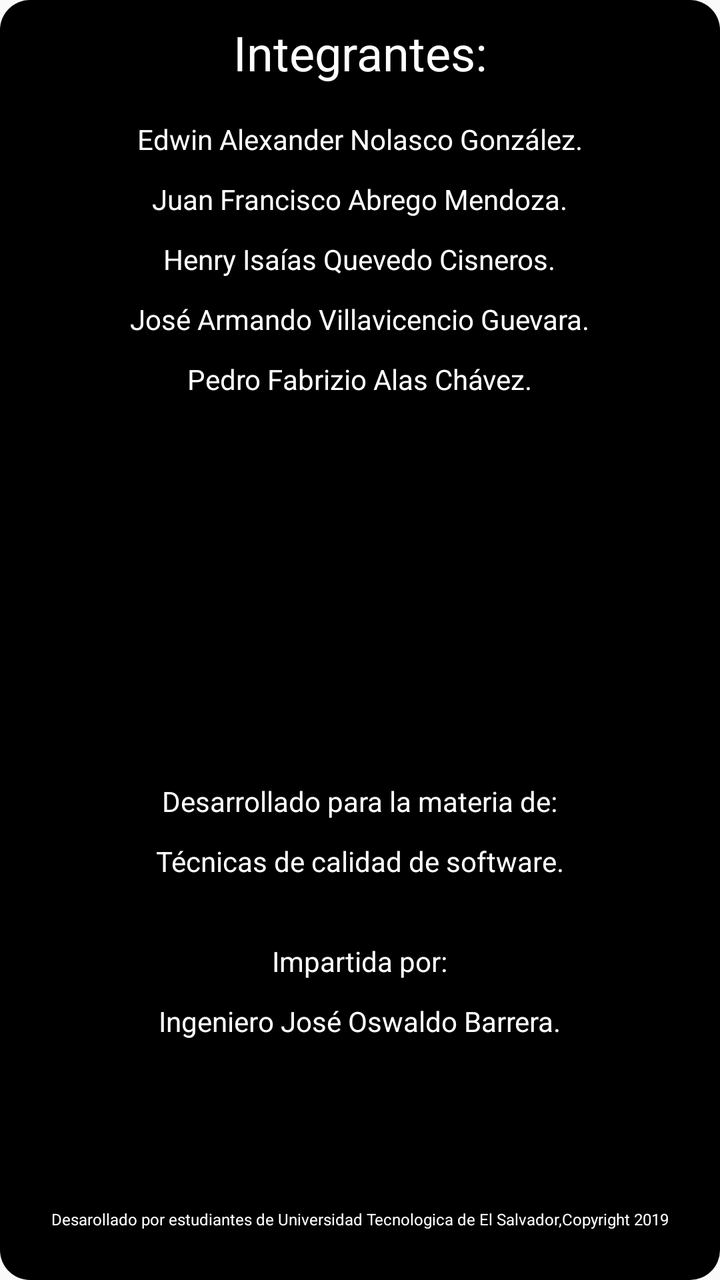
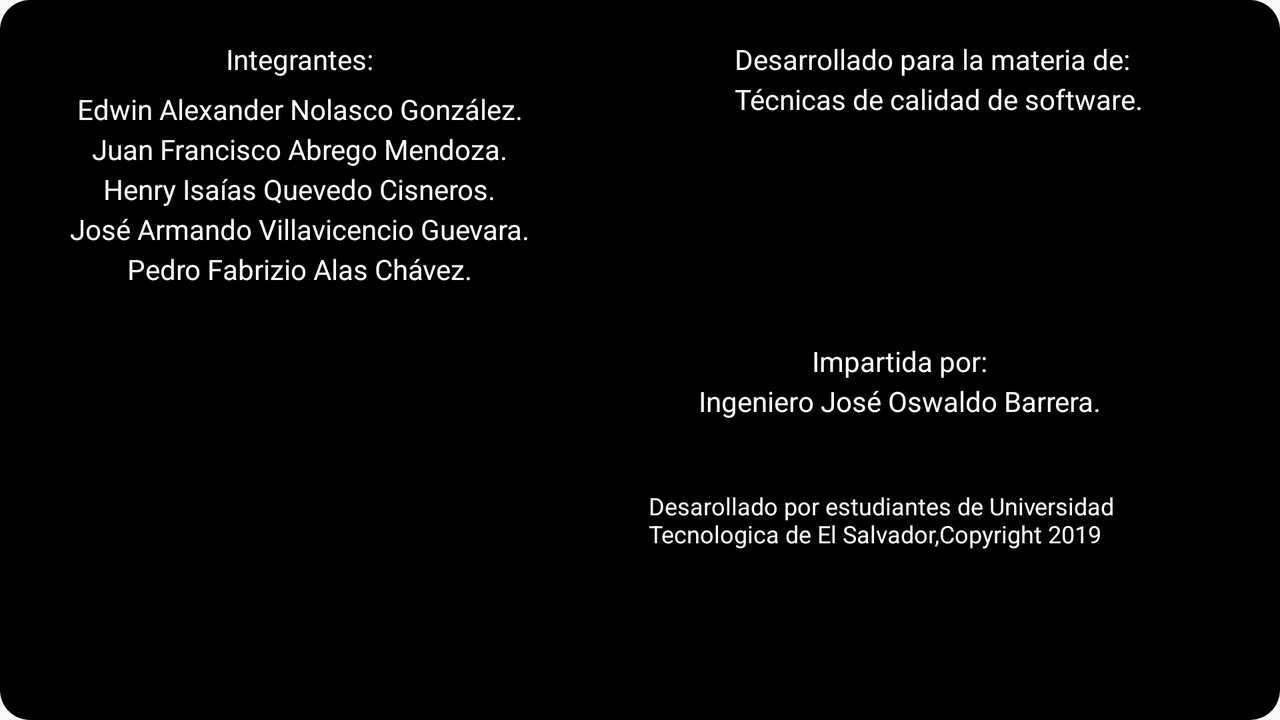

One screen, two layout resources from the same app: the default and the repository's alternative for another configuration. Each is rendered where Android would select it; the XML of both is given below.
<!-- AndroidManifest.xml: application theme AppTheme -->
<!-- res/layout/fragment_integrantes.xml -->
<?xml version="1.0" encoding="utf-8"?>
<RelativeLayout xmlns:android="http://schemas.android.com/apk/res/android"
    xmlns:tools="http://schemas.android.com/tools"
    android:layout_width="match_parent"
    android:layout_height="match_parent"
    android:background="@drawable/fragdesng"
    tools:context=".integrantes">

    

    <TextView
        android:id="@+id/textView2"
        android:layout_width="wrap_content"
        android:layout_height="wrap_content"
        android:layout_alignParentTop="true"
        android:layout_centerHorizontal="true"
        android:layout_marginTop="10dp"
        android:text="@string/integrantes"
        android:textColor="@color/colorLetra"
        android:textSize="24sp" />

    <TextView
        android:id="@+id/textView3"
        android:layout_width="wrap_content"
        android:layout_height="wrap_content"
        android:layout_alignParentTop="true"
        android:layout_centerHorizontal="true"
        android:layout_marginLeft="5dp"
        android:layout_marginRight="5dp"
        android:layout_marginTop="60dp"
        android:text="@string/edwin"
        android:textColor="@color/colorLetra" />

    <TextView
        android:id="@+id/textView6"
        android:layout_width="wrap_content"
        android:layout_height="wrap_content"
        android:layout_alignParentTop="true"
        android:layout_centerHorizontal="true"
        android:layout_marginTop="90dp"
        android:text="@string/juan"
        android:textColor="@color/colorLetra" />

    <TextView
        android:id="@+id/textView8"
        android:layout_width="wrap_content"
        android:layout_height="wrap_content"
        android:layout_alignParentTop="true"
        android:layout_centerHorizontal="true"
        android:layout_marginTop="120dp"
        android:text="@string/henry"
        android:textColor="@color/colorLetra" />

    <TextView
        android:id="@+id/textView10"
        android:layout_width="wrap_content"
        android:layout_height="wrap_content"
        android:layout_alignParentTop="true"
        android:layout_centerHorizontal="true"
        android:layout_marginTop="150dp"
        android:text="@string/jose"
        android:textColor="@color/colorLetra" />

    <TextView
        android:id="@+id/textView11"
        android:layout_width="wrap_content"
        android:layout_height="wrap_content"
        android:layout_alignParentTop="true"
        android:layout_centerHorizontal="true"
        android:layout_marginTop="180dp"
        android:text="@string/pedro"
        android:textColor="@color/colorLetra" />

    <TextView
        android:id="@+id/textView12"
        android:layout_width="wrap_content"
        android:layout_height="wrap_content"
        android:layout_alignParentBottom="true"
        android:layout_centerHorizontal="true"
        android:layout_marginBottom="230dp"
        android:text="@string/dev3"
        android:textColor="@color/colorLetra" />

    <TextView
        android:id="@+id/textView13"
        android:layout_width="wrap_content"
        android:layout_height="wrap_content"
        android:layout_alignParentBottom="true"
        android:layout_centerHorizontal="true"
        android:layout_marginBottom="200dp"
        android:text="@string/materia"
        android:textColor="@color/colorLetra" />

    <TextView
        android:id="@+id/textView14"
        android:layout_width="wrap_content"
        android:layout_height="wrap_content"
        android:layout_alignParentBottom="true"
        android:layout_centerHorizontal="true"
        android:layout_marginBottom="150dp"
        android:text="@string/impartida"
        android:textColor="@color/colorLetra" />

    <TextView
        android:id="@+id/textView16"
        android:layout_width="wrap_content"
        android:layout_height="wrap_content"
        android:layout_alignParentBottom="true"
        android:layout_centerHorizontal="true"
        android:layout_marginBottom="120dp"
        android:text="@string/catedratico"
        android:textColor="@color/colorLetra" />

    <TextView
        android:id="@+id/textView"
        android:layout_width="wrap_content"
        android:layout_height="wrap_content"
        android:layout_alignParentBottom="true"
        android:layout_centerHorizontal="true"
        android:layout_marginBottom="25dp"
        android:text="@string/utec"
        android:textColor="@color/colorLetra"
        android:textSize="8sp" />
</RelativeLayout>
<!-- resources referenced by this layout -->
<resources>
  <color name="colorLetra">#ffffff</color>
  <!-- drawable fragdesng (drawable) -->
  <?xml version="1.0" encoding="utf-8"?>
  <shape android:shape="rectangle" xmlns:android="http://schemas.android.com/apk/res/android">
  <corners android:radius="15dp"/>
      <solid android:color="@color/colorFragmento"/>
  </shape>
  <string name="catedratico">Ingeniero José Oswaldo Barrera.</string>
  <string name="dev3">Desarrollado para la materia de:</string>
  <string name="edwin">Edwin Alexander Nolasco González.</string>
  <string name="henry">Henry Isaías Quevedo Cisneros.</string>
  <string name="impartida">Impartida por:</string>
  <string name="integrantes">Integrantes:</string>
  <string name="jose">José Armando Villavicencio Guevara.</string>
  <string name="juan">Juan Francisco Abrego Mendoza.</string>
  <string name="materia">Técnicas de calidad de software.</string>
  <string name="pedro">Pedro Fabrizio Alas Chávez.</string>
  <string name="utec">Desarollado por estudiantes de Universidad Tecnologica de El Salvador,Copyright 2019</string>
  <style name="AppTheme" parent="Theme.AppCompat.Light.DarkActionBar">
          
          <item name="colorPrimary">@color/colorPrimary</item>
          <item name="colorPrimaryDark">@color/colorPrimaryDark</item>
          <item name="colorAccent">@color/colorAccent</item>
      </style>
  <color name="colorFragmento">#000000</color>
  <color name="colorPrimary">#030303</color>
  <color name="colorPrimaryDark">#689f38</color>
  <color name="colorAccent">#1ae9c6</color>
</resources>
<!-- res/layout-land/fragment_integrantes.xml (the repository's variant of the layout above) -->
<!-- drawn on the phone turned sideways -->
<?xml version="1.0" encoding="utf-8"?>
<LinearLayout xmlns:android="http://schemas.android.com/apk/res/android"
    xmlns:tools="http://schemas.android.com/tools"
    android:layout_width="match_parent"
    android:layout_height="match_parent"
    android:background="@drawable/fragdesng"
    tools:context=".integrantes">

    

    <RelativeLayout
        android:layout_width="300dp"
        android:layout_height="300dp">

        <TextView
            android:id="@+id/textView2"
            android:layout_width="wrap_content"
            android:layout_height="wrap_content"
            android:layout_alignParentTop="true"
            android:layout_centerHorizontal="true"
            android:layout_marginTop="20dp"
            android:text="@string/integrantes"
            android:textColor="@color/colorLetra"
            android:textSize="14sp" />

        <TextView
            android:id="@+id/textView18"
            android:layout_width="wrap_content"
            android:layout_height="wrap_content"
            android:layout_alignParentTop="true"
            android:layout_centerHorizontal="true"
            android:layout_marginTop="45dp"
            android:text="@string/edwin"
            android:textColor="@color/colorLetra" />

        <TextView
            android:id="@+id/textView19"
            android:layout_width="wrap_content"
            android:layout_height="wrap_content"
            android:layout_alignParentTop="true"
            android:layout_centerHorizontal="true"
            android:layout_marginTop="65dp"
            android:text="@string/juan"
            android:textColor="@color/colorLetra" />

        <TextView
            android:id="@+id/textView20"
            android:layout_width="wrap_content"
            android:layout_height="wrap_content"
            android:layout_alignParentTop="true"
            android:layout_centerHorizontal="true"
            android:layout_marginTop="85dp"
            android:text="@string/henry"
            android:textColor="@color/colorLetra" />

        <TextView
            android:id="@+id/textView21"
            android:layout_width="wrap_content"
            android:layout_height="wrap_content"
            android:layout_alignParentTop="true"
            android:layout_centerHorizontal="true"
            android:layout_marginTop="105dp"
            android:text="@string/jose"
            android:textColor="@color/colorLetra" />

        <TextView
            android:id="@+id/textView22"
            android:layout_width="wrap_content"
            android:layout_height="wrap_content"
            android:layout_alignParentTop="true"
            android:layout_centerHorizontal="true"
            android:layout_marginTop="125dp"
            android:text="@string/pedro"
            android:textColor="@color/colorLetra" />

    </RelativeLayout>

    <RelativeLayout
        android:layout_width="300dp"
        android:layout_height="300dp">

        <TextView
            android:id="@+id/textView12"
            android:layout_width="wrap_content"
            android:layout_height="wrap_content"
            android:layout_alignParentEnd="true"
            android:layout_alignParentTop="true"
            android:layout_marginEnd="35dp"
            android:layout_marginTop="20dp"
            android:text="@string/dev3"
            android:textColor="@color/colorLetra" />

        <TextView
            android:id="@+id/textView13"
            android:layout_width="wrap_content"
            android:layout_height="wrap_content"
            android:layout_alignParentTop="true"
            android:layout_alignStart="@+id/textView12"
            android:layout_marginTop="40dp"
            android:text="@string/materia"
            android:textColor="@color/colorLetra" />

        <TextView
            android:id="@+id/textView14"
            android:layout_width="wrap_content"
            android:layout_height="wrap_content"
            android:layout_alignParentBottom="true"
            android:layout_centerHorizontal="true"
            android:layout_marginBottom="110dp"
            android:text="@string/impartida"
            android:textColor="@color/colorLetra" />

        <TextView
            android:id="@+id/textView16"
            android:layout_width="wrap_content"
            android:layout_height="wrap_content"
            android:layout_alignParentBottom="true"
            android:layout_centerHorizontal="true"
            android:layout_marginBottom="90dp"
            android:text="@string/catedratico"
            android:textColor="@color/colorLetra" />

        <TextView
            android:id="@+id/textView"
            android:layout_width="251dp"
            android:layout_height="wrap_content"
            android:layout_alignParentBottom="true"
            android:layout_centerHorizontal="true"
            android:layout_marginBottom="25dp"
            android:text="@string/utec"
            android:textColor="@color/colorLetra"
            android:textSize="12sp" />
    </RelativeLayout>

</LinearLayout>
